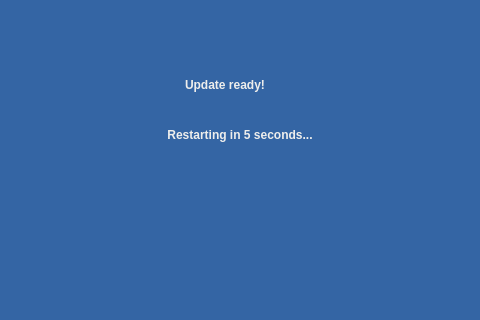
<?xml version="1.0" encoding="UTF-8"?>
<ui version="4.0">
 <class>readyupdate</class>
 <widget class="QMainWindow" name="readyupdate">
  <property name="geometry">
   <rect>
    <x>0</x>
    <y>0</y>
    <width>480</width>
    <height>320</height>
   </rect>
  </property>
  <property name="windowTitle">
   <string>MainWindow</string>
  </property>
  <property name="autoFillBackground">
   <bool>false</bool>
  </property>
  <property name="styleSheet">
   <string notr="true">background-color: rgb(52, 101, 164);</string>
  </property>
  <widget class="QWidget" name="centralwidget">
   <widget class="QLabel" name="conect">
    <property name="geometry">
     <rect>
      <x>185</x>
      <y>70</y>
      <width>110</width>
      <height>30</height>
     </rect>
    </property>
    <property name="font">
     <font>
      <weight>75</weight>
      <bold>true</bold>
     </font>
    </property>
    <property name="styleSheet">
     <string notr="true">color: rgb(238, 238, 236);</string>
    </property>
    <property name="text">
     <string>Update ready!</string>
    </property>
   </widget>
   <widget class="QLabel" name="restaring">
    <property name="geometry">
     <rect>
      <x>150</x>
      <y>120</y>
      <width>180</width>
      <height>30</height>
     </rect>
    </property>
    <property name="font">
     <font>
      <weight>75</weight>
      <bold>true</bold>
     </font>
    </property>
    <property name="autoFillBackground">
     <bool>true</bool>
    </property>
    <property name="styleSheet">
     <string notr="true">color: rgb(238, 238, 236);</string>
    </property>
    <property name="text">
     <string>Restarting in 5 seconds...</string>
    </property>
    <property name="alignment">
     <set>Qt::AlignCenter</set>
    </property>
   </widget>
  </widget>
 </widget>
 <resources/>
 <connections/>
</ui>
